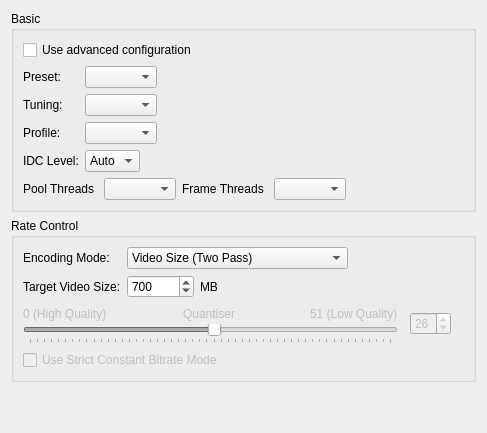
     <widget class="QWidget" name="tabGeneral">
      <attribute name="title">
       <string>General</string>
      </attribute>
      <layout class="QVBoxLayout" name="verticalLayout_5">
       <item>
        <widget class="QGroupBox" name="groupBox_7">
         <property name="title">
          <string>Basic</string>
         </property>
         <layout class="QVBoxLayout" name="verticalLayout_11">
          <item>
           <widget class="QCheckBox" name="useAdvancedConfigurationCheckBox">
            <property name="text">
             <string>Use advanced configuration</string>
            </property>
           </widget>
          </item>
          <item>
           <layout class="QGridLayout" name="gridLayout_7">
            <item row="2" column="0">
             <widget class="QLabel" name="label_46">
              <property name="text">
               <string>Profile:</string>
              </property>
             </widget>
            </item>
            <item row="0" column="0">
             <widget class="QLabel" name="label_41">
              <property name="text">
               <string>Preset:</string>
              </property>
             </widget>
            </item>
            <item row="0" column="1">
             <layout class="QHBoxLayout" name="horizontalLayout_11">
              <item>
               <widget class="QComboBox" name="presetComboBox">
                <property name="currentIndex">
                 <number>-1</number>
                </property>
               </widget>
              </item>
              <item>
               <spacer name="horizontalSpacer_8">
                <property name="orientation">
                 <enum>Qt::Horizontal</enum>
                </property>
                <property name="sizeHint" stdset="0">
                 <size>
                  <width>0</width>
                  <height>0</height>
                 </size>
                </property>
               </spacer>
              </item>
             </layout>
            </item>
            <item row="1" column="1">
             <layout class="QHBoxLayout" name="horizontalLayout_12">
              <item>
               <widget class="QComboBox" name="tuningComboBox"/>
              </item>
              <item>
               <spacer name="horizontalSpacer_9">
                <property name="orientation">
                 <enum>Qt::Horizontal</enum>
                </property>
                <property name="sizeHint" stdset="0">
                 <size>
                  <width>0</width>
                  <height>0</height>
                 </size>
                </property>
               </spacer>
              </item>
             </layout>
            </item>
            <item row="1" column="0">
             <widget class="QLabel" name="label_45">
              <property name="text">
               <string>Tuning:</string>
              </property>
             </widget>
            </item>
            <item row="3" column="0">
             <widget class="QLabel" name="label_53">
              <property name="text">
               <string>IDC Level:</string>
              </property>
             </widget>
            </item>
            <item row="2" column="1">
             <layout class="QHBoxLayout" name="horizontalLayout_13">
              <item>
               <widget class="QComboBox" name="profileComboBox"/>
              </item>
              <item>
               <spacer name="horizontalSpacer_10">
                <property name="orientation">
                 <enum>Qt::Horizontal</enum>
                </property>
                <property name="sizeHint" stdset="0">
                 <size>
                  <width>0</width>
                  <height>0</height>
                 </size>
                </property>
               </spacer>
              </item>
             </layout>
            </item>
            <item row="3" column="1">
             <layout class="QHBoxLayout" name="horizontalLayout_14">
              <item>
               <widget class="QComboBox" name="idcLevelComboBox">
                <property name="currentIndex">
                 <number>0</number>
                </property>
                <item>
                 <property name="text">
                  <string>Auto</string>
                 </property>
                </item>
                <item>
                 <property name="text">
                  <string>1</string>
                 </property>
                </item>
                <item>
                 <property name="text">
                  <string>1.1</string>
                 </property>
                </item>
                <item>
                 <property name="text">
                  <string>1.2</string>
                 </property>
                </item>
                <item>
                 <property name="text">
                  <string>1.3</string>
                 </property>
                </item>
                <item>
                 <property name="text">
                  <string>2</string>
                 </property>
                </item>
                <item>
                 <property name="text">
                  <string>2.1</string>
                 </property>
                </item>
                <item>
                 <property name="text">
                  <string>2.2</string>
                 </property>
                </item>
                <item>
                 <property name="text">
                  <string>3</string>
                 </property>
                </item>
                <item>
                 <property name="text">
                  <string>3.1</string>
                 </property>
                </item>
                <item>
                 <property name="text">
                  <string>3.2</string>
                 </property>
                </item>
                <item>
                 <property name="text">
                  <string>4</string>
                 </property>
                </item>
                <item>
                 <property name="text">
                  <string>4.1</string>
                 </property>
                </item>
                <item>
                 <property name="text">
                  <string>4.2</string>
                 </property>
                </item>
                <item>
                 <property name="text">
                  <string>5</string>
                 </property>
                </item>
                <item>
                 <property name="text">
                  <string>5.1</string>
                 </property>
                </item>
               </widget>
              </item>
              <item>
               <spacer name="horizontalSpacer_11">
                <property name="orientation">
                 <enum>Qt::Horizontal</enum>
                </property>
                <property name="sizeHint" stdset="0">
                 <size>
                  <width>0</width>
                  <height>0</height>
                 </size>
                </property>
               </spacer>
              </item>
             </layout>
            </item>
           </layout>
          </item>
          <item>
           <layout class="QHBoxLayout" name="horizontalLayout_10">
            <item>
             <widget class="QLabel" name="labelPoolThread">
              <property name="text">
               <string>Pool Threads </string>
              </property>
             </widget>
            </item>
            <item>
             <widget class="QComboBox" name="comboBoxPoolThreads"/>
            </item>
            <item>
             <widget class="QLabel" name="labelFrameThreads">
              <property name="text">
               <string>Frame Threads </string>
              </property>
             </widget>
            </item>
            <item>
             <widget class="QComboBox" name="comboBoxFrameThreads"/>
            </item>
            <item>
             <spacer name="horizontalSpacer_12">
              <property name="orientation">
               <enum>Qt::Horizontal</enum>
              </property>
              <property name="sizeHint" stdset="0">
               <size>
                <width>40</width>
                <height>20</height>
               </size>
              </property>
             </spacer>
            </item>
           </layout>
          </item>
         </layout>
        </widget>
       </item>
       <item>
        <widget class="QGroupBox" name="groupBox_2">
         <property name="title">
          <string>Rate Control</string>
         </property>
         <layout class="QGridLayout" name="gridLayout_6">
          <item row="5" column="0">
           <spacer>
            <property name="orientation">
             <enum>Qt::Vertical</enum>
            </property>
            <property name="sizeHint" stdset="0">
             <size>
              <width>0</width>
              <height>0</height>
             </size>
            </property>
           </spacer>
          </item>
          <item row="0" column="0">
           <layout class="QGridLayout">
            <item row="1" column="0">
             <widget class="QLabel" name="targetRateControlLabel1">
              <property name="text">
               <string>Target Video Size:</string>
              </property>
             </widget>
            </item>
            <item row="0" column="1">
             <layout class="QHBoxLayout">
              <item>
               <widget class="QComboBox" name="encodingModeComboBox">
                <property name="currentIndex">
                 <number>3</number>
                </property>
                <item>
                 <property name="text">
                  <string>Constant Bitrate (Single Pass)</string>
                 </property>
                </item>
                <item>
                 <property name="text">
                  <string>Constant Quantiser (Single Pass)</string>
                 </property>
                </item>
                <item>
                 <property name="text">
                  <string>Constant Rate Factor (Single Pass)</string>
                 </property>
                </item>
                <item>
                 <property name="text">
                  <string>Video Size (Two Pass)</string>
                 </property>
                </item>
                <item>
                 <property name="text">
                  <string>Average Bitrate (Two Pass)</string>
                 </property>
                </item>
               </widget>
              </item>
              <item>
               <spacer name="horizontalSpacer_14">
                <property name="orientation">
                 <enum>Qt::Horizontal</enum>
                </property>
                <property name="sizeHint" stdset="0">
                 <size>
                  <width>40</width>
                  <height>20</height>
                 </size>
                </property>
               </spacer>
              </item>
             </layout>
            </item>
            <item row="0" column="0">
             <widget class="QLabel" name="label">
              <property name="text">
               <string>Encoding Mode:</string>
              </property>
             </widget>
            </item>
            <item row="1" column="1">
             <layout class="QHBoxLayout">
              <item>
               <widget class="QSpinBox" name="targetRateControlSpinBox">
                <property name="prefix">
                 <string/>
                </property>
                <property name="maximum">
                 <number>999999999</number>
                </property>
                <property name="value">
                 <number>700</number>
                </property>
               </widget>
              </item>
              <item>
               <widget class="QLabel" name="targetRateControlLabel2">
                <property name="text">
                 <string>MB</string>
                </property>
               </widget>
              </item>
              <item>
               <spacer name="spacer_5">
                <property name="orientation">
                 <enum>Qt::Horizontal</enum>
                </property>
                <property name="sizeHint" stdset="0">
                 <size>
                  <width>0</width>
                  <height>0</height>
                 </size>
                </property>
               </spacer>
              </item>
             </layout>
            </item>
           </layout>
          </item>
          <item row="1" column="0">
           <layout class="QVBoxLayout" name="verticalLayout_14">
            <item>
             <layout class="QHBoxLayout">
              <property name="spacing">
               <number>12</number>
              </property>
              <item>
               <layout class="QVBoxLayout">
                <property name="spacing">
                 <number>0</number>
                </property>
                <item>
                 <layout class="QHBoxLayout">
                  <property name="spacing">
                   <number>0</number>
                  </property>
                  <item>
                   <widget class="QLabel" name="quantiserLabel1">
                    <property name="enabled">
                     <bool>false</bool>
                    </property>
                    <property name="text">
                     <string>0 (High Quality)</string>
                    </property>
                   </widget>
                  </item>
                  <item>
                   <spacer>
                    <property name="orientation">
                     <enum>Qt::Horizontal</enum>
                    </property>
                    <property name="sizeHint" stdset="0">
                     <size>
                      <width>40</width>
                      <height>20</height>
                     </size>
                    </property>
                   </spacer>
                  </item>
                  <item>
                   <widget class="QLabel" name="quantiserLabel2">
                    <property name="enabled">
                     <bool>false</bool>
                    </property>
                    <property name="text">
                     <string>Quantiser</string>
                    </property>
                   </widget>
                  </item>
                  <item>
                   <spacer>
                    <property name="orientation">
                     <enum>Qt::Horizontal</enum>
                    </property>
                    <property name="sizeHint" stdset="0">
                     <size>
                      <width>40</width>
                      <height>20</height>
                     </size>
                    </property>
                   </spacer>
                  </item>
                  <item>
                   <widget class="QLabel" name="quantiserLabel3">
                    <property name="enabled">
                     <bool>false</bool>
                    </property>
                    <property name="text">
                     <string>51 (Low Quality)</string>
                    </property>
                   </widget>
                  </item>
                 </layout>
                </item>
                <item>
                 <widget class="QSlider" name="quantiserSlider">
                  <property name="enabled">
                   <bool>false</bool>
                  </property>
                  <property name="minimumSize">
                   <size>
                    <width>375</width>
                    <height>0</height>
                   </size>
                  </property>
                  <property name="maximum">
                   <number>51</number>
                  </property>
                  <property name="pageStep">
                   <number>5</number>
                  </property>
                  <property name="value">
                   <number>26</number>
                  </property>
                  <property name="orientation">
                   <enum>Qt::Horizontal</enum>
                  </property>
                  <property name="tickPosition">
                   <enum>QSlider::TicksBelow</enum>
                  </property>
                 </widget>
                </item>
               </layout>
              </item>
              <item>
               <widget class="QSpinBox" name="quantiserSpinBox">
                <property name="enabled">
                 <bool>false</bool>
                </property>
                <property name="maximum">
                 <number>51</number>
                </property>
                <property name="value">
                 <number>26</number>
                </property>
               </widget>
              </item>
              <item>
               <spacer name="spacer_4">
                <property name="orientation">
                 <enum>Qt::Horizontal</enum>
                </property>
                <property name="sizeHint" stdset="0">
                 <size>
                  <width>13</width>
                  <height>13</height>
                 </size>
                </property>
               </spacer>
              </item>
             </layout>
            </item>
            <item>
             <widget class="QCheckBox" name="strictCbrCheckBox">
              <property name="enabled">
               <bool>false</bool>
              </property>
              <property name="text">
               <string>Use Strict Constant Bitrate Mode</string>
              </property>
             </widget>
            </item>
            <item>
             <spacer name="horizontalSpacer_3">
              <property name="orientation">
               <enum>Qt::Horizontal</enum>
              </property>
              <property name="sizeType">
               <enum>QSizePolicy::Fixed</enum>
              </property>
              <property name="sizeHint" stdset="0">
               <size>
                <width>20</width>
                <height>0</height>
               </size>
              </property>
             </spacer>
            </item>
           </layout>
          </item>
         </layout>
        </widget>
       </item>
       <item>
        <spacer name="verticalSpacer_2">
         <property name="orientation">
          <enum>Qt::Vertical</enum>
         </property>
         <property name="sizeHint" stdset="0">
          <size>
           <width>20</width>
           <height>40</height>
          </size>
         </property>
        </spacer>
       </item>
      </layout>
     </widget>
